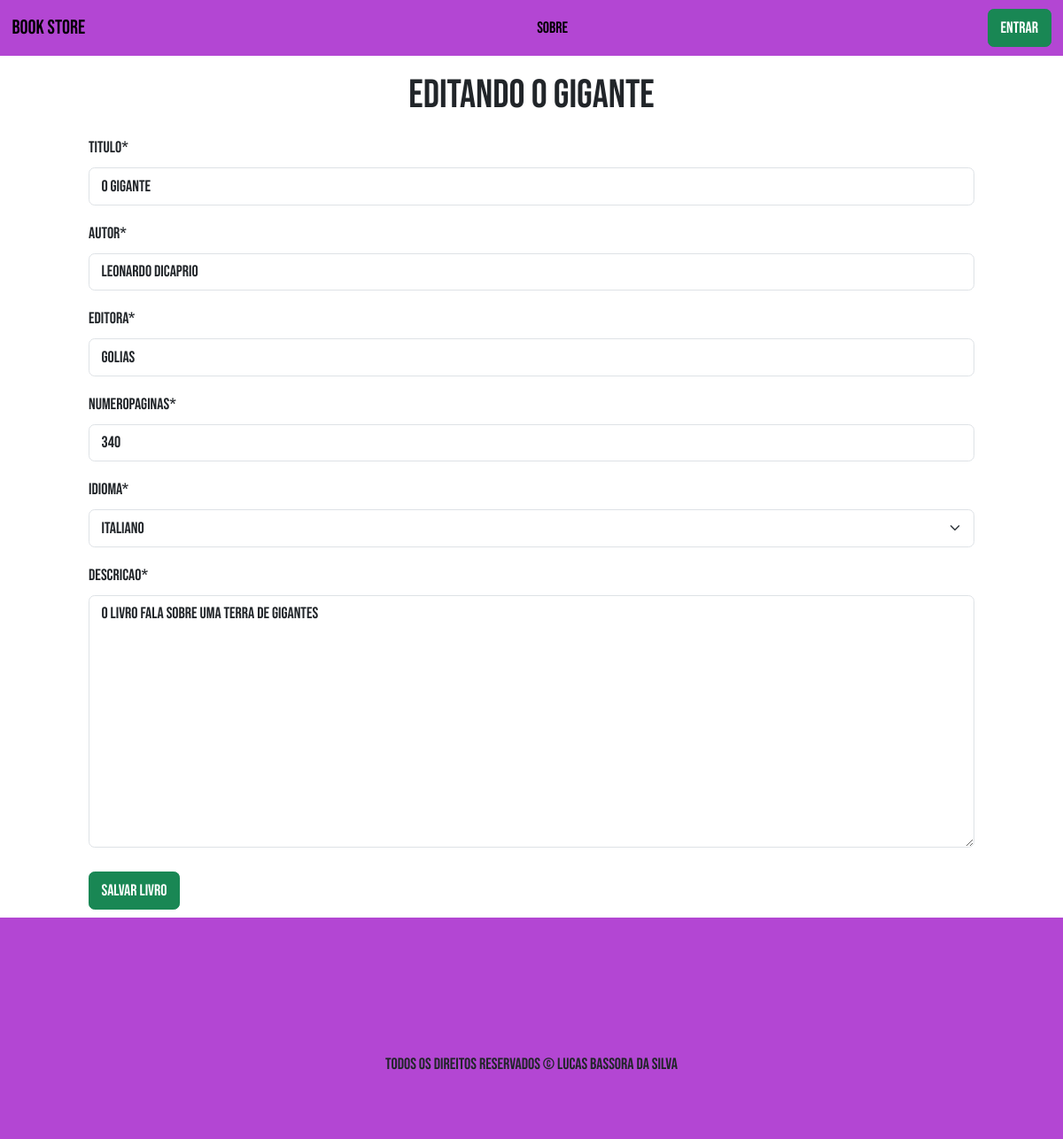
Page /editBook/25 on the committed database.
### livros/models.py (models this page shows)
class Livros(models.Model):
    IDIOMAS = [
        ('Português' , 'Português'),
        ('Inglês' , 'Inglês'),
        ('Italiano' , 'Italiano'),
        ('Francês' , 'Francês'),
        ('Espanhol' , 'Espanhol'),
        ('Alemão' , 'Alemão')
    ]
    titulo = models.CharField(max_length=255)
    autor = models.CharField(max_length=255)
    editora = models.CharField(max_length=255)
    numeroPaginas = models.CharField(max_length=255)
    idioma = models.CharField(max_length=9, choices=IDIOMAS)
    descricao = models.TextField()
    created_at = models.DateTimeField(auto_now_add=True)
    updated_at = models.DateTimeField(auto_now=True)

### livros/views.py (the view)
# urls.py: path('editBook/<int:id>', views.editBook, name='edit-book'),
def editBook(request, id):
    livro = get_object_or_404(Livros, pk=id)
    form = BookForm(instance=livro) # instance pega os dados que do livro que já existem e pré copula no formulário
    if request.method == 'POST':
        form = BookForm(request.POST, instance=livro)
        if form.is_valid():
            livro.save()
            messages.info(request, 'Livro editado com sucesso')
            return redirect('/')
        else:
            return render(request, 'livros/editBook.html', {'form': form, 'livro': livro})
    else:
        return render(request, 'livros/editBook.html', {'form': form, 'livro': livro})

### livros/forms.py
class BookForm(forms.ModelForm):
    class Meta():
        model = Livros
        fields = ('titulo', 'autor', 'editora', 'numeroPaginas', 'idioma', 'descricao')

### livros/templates/livros/editBook.html (shortened to what this page needs)
{% extends 'base.html' %}
{% load crispy_forms_tags %}
{% block content%}
<div class="offset-1 col-10 list-div">
    <h1 class="text-center my-3">Editando {{ livro.titulo }}</h1>
    <form action="" method="post">
        {{ form|crispy }}
        <input type="submit" class="btn btn-success my-2" value="Salvar livro">
        <br>
    </form>
</div>
{% endblock %}

### livros/static/css/style.css (style rules this page uses)
* { font-family: "Bebas Neue", sans-serif; font-size: 18px; font-style: normal; }

### rows in the picture
Livros: titulo "O gigante", autor "Leonardo dicaprio", editora "Golias", numeroPaginas "340", idioma "Italiano", descricao "O livro fala sobre uma terra de gigantes"
